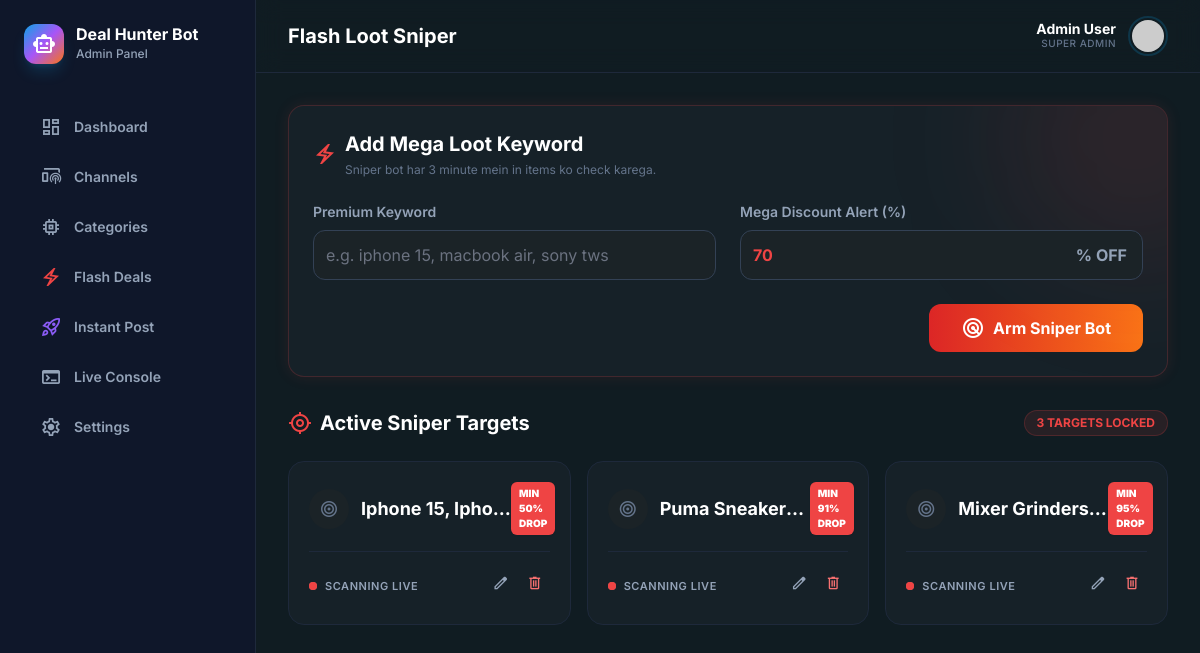
The page /flash_deals on the database its author committed.
### tables this page shows
CREATE TABLE flash_keywords (
            id INTEGER PRIMARY KEY AUTOINCREMENT,
            keyword TEXT NOT NULL,
            min_discount INTEGER NOT NULL
        , channel_id TEXT);

### dashboard/app.py (the view)
@app.route('/flash_deals')
def flash_deals():
    all_flash_keywords = db_manager.get_all_flash_keywords()
    return render_template('flash_deals.html', flash_keywords=all_flash_keywords)

### database/db_manager.py (called while the page is built)
def _get_connection(retries=3):
    for attempt in range(retries):
        try:
            conn = sqlite3.connect(DB_PATH, timeout=10)
            return conn
        except sqlite3.OperationalError as e:
            if attempt < retries - 1:
                time.sleep(1)
            else:
                raise e

def get_all_flash_keywords():
    conn = _get_connection()
    try:
        cursor = conn.cursor()
        cursor.execute("SELECT * FROM flash_keywords")
        keywords = cursor.fetchall()
        return keywords
    finally:
        conn.close()

### dashboard/templates/flash_deals.html (shortened to what this page needs)
{% extends 'base.html' %}
{% block title %}Flash Loot Sniper{% endblock %}
{% block content %}
<div class="flex-1 overflow-y-auto p-8">
    <div class="max-w-6xl mx-auto space-y-8">
        <section
            class="bg-white dark:bg-[#162128] rounded-2xl p-6 border border-red-500/20 shadow-[0_0_15px_rgba(239,68,68,0.1)] relative overflow-hidden">
            <div class="absolute -top-24 -right-24 w-64 h-64 bg-red-500/10 rounded-full blur-3xl pointer-events-none">
            </div>
            <div class="flex items-center gap-2 mb-6">
                <span class="material-symbols-outlined text-red-500 animate-pulse">electric_bolt</span>
                <div>
                    <h3 class="text-xl font-bold text-slate-900 dark:text-white">Add Mega Loot Keyword</h3>
                    <p class="text-xs text-slate-500 mt-1">Sniper bot har 3 minute mein in items ko check karega.</p>
                </div>
            </div>
            <form action="/add_flash" method="POST">
                <div class="grid grid-cols-1 md:grid-cols-2 gap-6">
                    <div class="flex flex-col gap-2">
                        <label class="text-sm font-semibold text-slate-400">Premium Keyword</label>
                        <input name="keyword" required
                            class="w-full bg-slate-50 dark:bg-[#1b2327] border border-slate-200 dark:border-slate-700 rounded-xl p-3 focus:ring-2 ring-red-500/30 transition-all outline-none"
                            placeholder="e.g. iphone 15, macbook air, sony tws" type="text">
                    </div>
                    <div class="flex flex-col gap-2">
                        <label class="text-sm font-semibold text-slate-400">Mega Discount Alert (%)</label>
                        <div class="relative">
                            <input name="min_discount" required
                                class="w-full bg-slate-50 dark:bg-[#1b2327] border border-slate-200 dark:border-slate-700 rounded-xl p-3 focus:ring-2 ring-red-500/30 outline-none font-bold text-red-500"
                                type="number" value="70">
                            <span class="absolute right-4 top-1/2 -translate-y-1/2 text-slate-400 font-bold">%
                                OFF</span>
                        </div>
                    </div>
                </div>
                <div class="mt-6 flex justify-end">
                    <button type="submit"
                        class="bg-gradient-to-r from-red-600 to-orange-500 text-white font-bold py-3 px-8 rounded-xl flex items-center gap-2 hover:scale-[1.02] hover:shadow-lg hover:shadow-red-500/30 active:scale-95 transition-all">
                        <span class="material-symbols-outlined">radar</span>
                        Arm Sniper Bot
                    </button>
                </div>
            </form>
        </section>
        <section class="space-y-6">
            <div class="flex items-center justify-between">
                <div class="flex items-center gap-2">
                    <span class="material-symbols-outlined text-red-500">my_location</span>
                    <h3 class="text-xl font-bold text-slate-900 dark:text-white">Active Sniper Targets</h3>
                </div>
                <span
                    class="bg-red-500/10 text-red-500 border border-red-500/20 px-3 py-1 rounded-full text-xs font-bold">
                    {{ flash_keywords|length }} TARGETS LOCKED
                </span>
            </div>
            <div class="grid grid-cols-1 md:grid-cols-2 lg:grid-cols-3 gap-4">
                {% if flash_keywords %}
                {% for item in flash_keywords %}
                <div
                    class="bg-white dark:bg-[#162128] border border-slate-200 dark:border-slate-800 rounded-2xl p-5 hover:border-red-500/50 hover:shadow-lg hover:shadow-red-500/10 transition-all group relative">
                    <div class="flex justify-between items-center mb-4">
                        <div class="flex items-center gap-3">
                            <div
                                class="h-10 w-10 rounded-full bg-slate-100 dark:bg-[#1b2327] flex items-center justify-center text-slate-500 group-hover:text-red-500 transition-colors">
                                <span class="material-symbols-outlined text-[20px]">target</span>
                            </div>
                            <div>
                                <h4
                                    class="text-lg font-bold text-slate-900 dark:text-white capitalize truncate max-w-[150px]">
                                    {{ item[1] }}</h4>
                            </div>
                        </div>
                        <div class="bg-red-500 text-white text-[10px] font-black px-2 py-1 rounded-md shadow-sm">
                            MIN {{ item[2] }}% DROP
                        </div>
                    </div>
                    <div
                        class="flex items-center justify-between pt-4 border-t border-slate-100 dark:border-slate-800 mt-2">
                        <div class="flex items-center gap-2 text-slate-400">
                            <span class="relative flex h-2 w-2">
                                <span class="relative inline-flex rounded-full h-2 w-2 bg-red-500"></span>
                            </span>
                            <span class="text-[11px] font-semibold tracking-wider">SCANNING LIVE</span>
                        </div>
                        <div class="flex gap-1">
                            <button onclick="openEditFlashModal('{{ item[0] }}', '{{ item[1] }}', '{{ item[2] }}')"
                                class="p-1.5 text-slate-400 hover:text-white hover:bg-slate-700 rounded-lg transition-all"
                                title="Edit Target">
                                <span class="material-symbols-outlined text-[18px]">edit</span>
                            </button>
                            <a href="/delete_flash/{{ item[0] }}"
                                class="p-1.5 text-red-400 hover:bg-red-500/10 rounded-lg transition-all"
                                title="Remove Target">
                                <span class="material-symbols-outlined text-[18px]">delete</span>
                            </a>
                        </div>
                    </div>
                </div>
                {% endfor %}
                {% endif %}
            </div>
        </section>
    </div>
</div>
{% endblock %}

### rows shown on the page
flash_keywords: keyword "Iphone 15, Ipho…", min_discount "50"
flash_keywords: keyword "Puma Sneaker…", min_discount "91"
flash_keywords: keyword "Mixer Grinders…", min_discount "95"

### other values the page prints
{{ flash_keywords|length }} "3"
